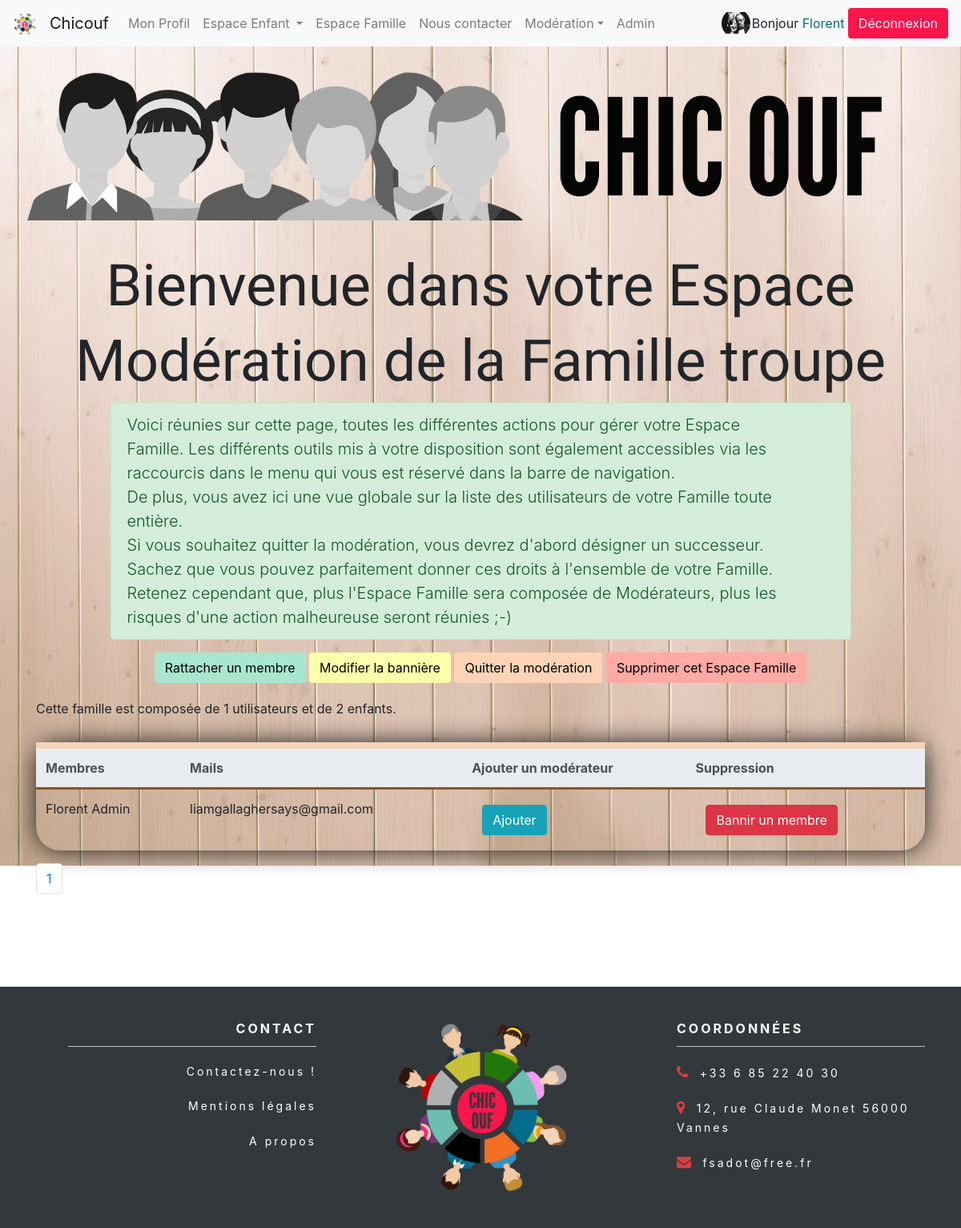
Screenshot of /index.php?action=goToModo&id=6 (signed in) with the database file from the repository.
### tables this page shows
CREATE TABLE IF NOT EXISTS `family` (
`idFamily` int(11) NOT NULL,
  `familyName` varchar(60) NOT NULL,
  `banner` text NOT NULL
);

CREATE TABLE IF NOT EXISTS `members` (
`idMember` int(11) NOT NULL,
  `surname` varchar(60) NOT NULL,
  `firstname` varchar(60) NOT NULL,
  `img` text NOT NULL,
  `pass` varchar(60) NOT NULL,
  `mail` varchar(60) NOT NULL,
  `birthdate` date DEFAULT NULL,
  `city` varchar(60) DEFAULT NULL,
  `gender` int(11) NOT NULL,
  `parenthood` varchar(60) NOT NULL,
  `modo` varchar(25) DEFAULT NULL,
  `registrationDate` date NOT NULL,
  `words` varchar(255) NOT NULL
);

### app/Controllers/frontOffice.php (called while the page is built, shortened)
<?php
class FrontOffice
{
    public function goToModo($idFamily, $cPage)
    {
        $familyManager = new \Src\Models\FamilyManager();
        $numPage = $familyManager->nbPage($idFamily);
        $dataF4 = $familyManager -> getFamilyName($idFamily);
        $dataModo = $familyManager -> getMembers($idFamily, $cPage);
        $dataModoFam = $familyManager -> countUsers($idFamily)->fetch();
        $dataModoFam2 = $familyManager -> countKids($idFamily)->fetch();
        require 'app/Views/frontend/modoView.php';
    }
}

### app/Models/FamilyManager.php (called while the page is built, shortened)
<?php
class FamilyManager extends Manager{
    private $perPage = 5;
    public function getFamilyName($idFamily){
        $db = $this -> dbConnect();
        $dataF4 = $db->prepare('SELECT * FROM family WHERE idFamily = ?');
        $dataF4->execute(array($idFamily));
        $dataF42 = $dataF4->fetch();
        return $dataF42;
    }
    public function getMembers($idFamily,$cPage){
        $this->cPage = $cPage;
        $db = $this -> dbConnect();
        $dataModo = $db->prepare('SELECT firstname, surname, mail FROM members INNER JOIN member_family ON member_family.idMember = members.idMember WHERE idFamily = ? ORDER BY birthdate ASC LIMIT '.(($this->cPage-1)*$this->perPage).", $this->perPage");
        $dataModo->execute(array($idFamily));
        return $dataModo;
    }
    public function nbPage($idFamily){
        $db = $this->dbConnect();
        $reqPage = $db->prepare('SELECT COUNT(*) AS total FROM members INNER JOIN member_family ON member_family.idMember = members.idMember WHERE idFamily = ? ');
        $reqPage->execute(array($idFamily));
        $result = $reqPage->fetch();
        $total = $result['total'];
        $nbPage = ceil($total/$this->perPage);
        return $nbPage;
    }
    public function countUsers($idFamily){
        $db = $this -> dbConnect();
        $dataModoFam = $db->prepare('SELECT COUNT(idMember) FROM member_family WHERE idFamily=?');
        $dataModoFam->execute(array($idFamily));
        return $dataModoFam;
    }
    public function countKids($idFamily){
        $db = $this -> dbConnect();
        $dataModoFam2 = $db->prepare('SELECT COUNT(idChildren) FROM family_children WHERE idFamily=?');
        $dataModoFam2->execute(array($idFamily));
        return $dataModoFam2;
    }
}

### app/Views/frontend/modoView.php (the view, shortened to what this page needs)
<?php
require 'templateNav.php'
?>
<div class="container">
    <div class="bannerBox">
<?php
if(isset($dataF6['banner'])){
?>
        <a href="#" class="row " style="background-image: url( <?= $dataF6['banner'] ?>);" data-toggle="modal" data-target="#modalAddBanner" ></a>
<?php
}
else{
?>
        <a href="#" class="row " style="background-image: url('app/Public/uploads/banners/banniere.png');" data-toggle="modal" data-target="#modalAddBanner" ></a>
<?php
}
?>
    </div>
    <div class="row justify-content-md-center ">
        <div class="col-md-12  text-xs-center">
            <h3 class="mbr-section-title display-3 noFrame" style="text-align:center"><span>Bienvenue dans votre Espace</span> </h3>
            <h3 class="mbr-section-title display-3 noFrame" style="text-align:center">Modération de la <span>Famille <?= $dataF4['familyName'] ?></span></h3>
            <div class="offset-sm-1 col-sm-10 lead alert alert-success alert-dismissible fade show"  data-dismiss="alert" role="alert" title="Faîtes disparaitre ce message en cliquant dessus, il réapparaitra la prochaine fois que vous viendrez sur cette page ;)">Voici réunies sur cette page, toutes les différentes actions pour gérer votre Espace Famille. Les différents outils mis à votre disposition sont également accessibles via les raccourcis dans le menu  qui vous est réservé dans la barre de navigation.<br />
            De plus, vous avez ici une vue globale sur la liste des utilisateurs de votre Famille toute entière.<br />
            Si vous souhaitez quitter la modération, vous devrez d'abord désigner un successeur. Sachez que vous pouvez parfaitement donner ces droits à l'ensemble de votre Famille. Retenez cependant que, plus l'Espace Famille sera composée de Modérateurs, plus les risques d'une action malheureuse seront réunies ;-)</div>
            <div class="col-lg-12" style="text-align:center;">
                <a href="#" data-toggle="modal" data-target="#modalAddParent" ><button class="btn kitDel" style="background-color:#a8e6cf;">Rattacher un membre</button></a>
                <a href="#" data-toggle="modal" data-target="#modalAddBanner" ><button class="btn" style="background-color:#fdffab;">Modifier la bannière</button></a>
                <a href="#" data-toggle="modal" data-target="#modalStopModo"><button class="btn" style="background-color:#ffd3b6;">Quitter la modération</button></a>
                <a href="#" data-toggle="modal" data-target="#modalDeleteFamily"><button class="btn" style="background-color:#ffaaa5;">Supprimer cet Espace Famille</button></a>
            </div>
            <div style="margin-top:20px;">
                Cette famille est composée de <?= $dataModoFam[0] ?> utilisateurs et de <?= $dataModoFam2[0] ?> enfants.
            </div>
            <div id="modoMemList">
                <table class="table table-hover tableModo table-sm-responsive">
                    <thead class="thead-light">
                    <tr>
                        <th scope="col" class="centerCol">Membres</th>
                        <th scope="col" class="centerCol">Mails</th>
                        <th scope="col" class="centerCol">Ajouter un modérateur</th>
                        <th scope="col" class="centerCol">Suppression</th>
                    </tr>
                    </thead>
                    <tbody class="table_body">
<?php
while ($members = $dataModo->fetch())
{
?>
                        <tr>
                            <td><?=$members['firstname'] ?> <?= $members['surname'] ?> </td>
                            <td><?=$members['mail']?></td>
                            <td class="centerCol2">
                                <a href="#" class="btn kitDel" data-toggle="modal" data-target="#modalAddModo" ><button class="btn btn-info">Ajouter</button></a>
                            </td>
                            <td class="centerCol2">
                                <a href="#" class="btn kitDel4" data-toggle="modal" data-target="#modalBann"><button class="btn btn-danger">Bannir un membre</button></a>
                            </td>
                        </tr>
<?php
}
?>
                    </tbody>
                </table>
            </div>
                <nav aria-label="Page navigation example">
                    <ul class="pagination">
<?php
$idF = $_GET['id'];
for($i=1;$i<=$numPage;$i++){
    echo "<li class='page-item'><a class='page-link' href=\"index.php?action=goToModo&id=$idF&p=$i\">$i </a></li>";
}
?>
                    </ul>
                </nav>
            </div>
        </div>
     </div>
<?php require 'templateHeadScripts.php' ?>

### app/Public/css/style.css (style rules this page uses)
body { font-family: 'Roboto', sans-serif; background-color: #dbe7f7; }
li { list-style-type: none; }
.bannerBox a { width: 100%; height: 250px; background-size:contain; background-position: center center; background-repeat: no-repeat; display: inline-block; }
.noFrame { font-family: 'Caveat Brush', cursive; }
.centerCol { text-align:left; }
.tableModo { background-color: white; padding:30px 0; border-top: 8px solid #f4d3b8; border-radius:30px; box-shadow: 0 0 30px #212121; margin-top: 30px; }
.thead-light { border-bottom: 3px solid #85562b; }
#modoMemList { display:flex; }

### app/Views/frontend/modoView.php (style rules this page uses)
body { background-image:url(app/Public/Backgrounds/backg-bois-rouge.jpg);background-attachment:fixed;background-repeat:no-repeat; }

### rows the page displays
family: familyName "troupe"
members: firstname "Florent", surname "Admin", mail "liamgallaghersays@gmail.com"

### other values shown
$_SESSION['firstname'] "Florent"
$dataModoFam[0] "1"
$dataModoFam2[0] "2"
